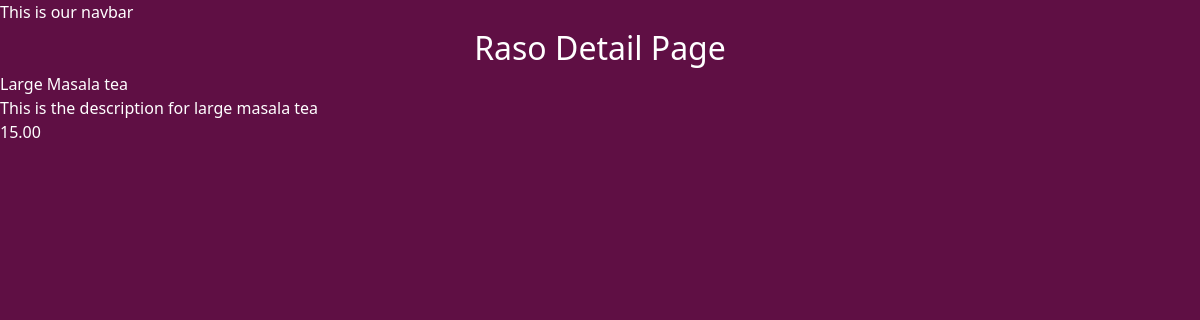
/raso/2/, run on the app's committed database.
### raso/models.py (models this page shows, shortened)
class RasoVarity(models.Model):
    CHAI_TYPE_CHOICE = [
        ('ML', 'MASALA'),
        ('GR', 'GINGER'),
        ('KL', 'KIWI'),
        ('PL', 'PLAIN'),
        ('EL', 'ELACHI'),
    ]
    name = models.CharField(max_length=100)
    image = models.ImageField(upload_to='rasos/')
    date_addes = models.DateTimeField(default=timezone.now)
    type = models.CharField(max_length=2, choices=CHAI_TYPE_CHOICE)
    description = models.TextField(default='')
    price = models.DecimalField(max_digits=10, decimal_places=2)

### raso/views.py (the view)
# urls.py: path('<raso_id>/', views.raso_detail, name='raso_detail'),
def raso_detail(request, raso_id):
    raso = get_object_or_404(RasoVarity, pk=raso_id)
    return render(request, 'raso/raso_detail.html', {'raso': raso})

### raso/templates/raso/raso_detail.html (shortened to what this page needs)
{% extends "layout.html" %}
{% block content %}
<h1>Raso Detail Page</h1>
<h2>{{raso.name}}</h2>
<p>{{raso.description}}</p>
<p>{{raso.price}}<pN>
{% endblock content %}

### static/style.css (style rules this page uses)
body { background-color: rgb(95, 15, 68); color: #FFFFFF; }
h1 { text-align: center; font-size: 2rem; }

### data on the page
RasoVarity: name "Large Masala tea", description "This is the description for large masala tea", price "15.00"
